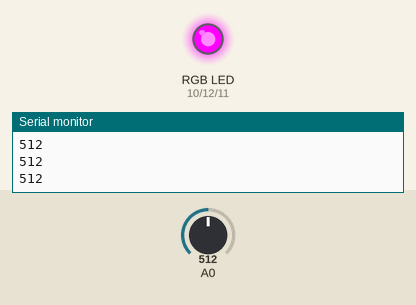
A sketch run on a simulated Arduino Uno, built with avr-gcc and run on an emulated ATmega328P. Shown: an RGB LED mixed from three pins (HIGH = lit), the last lines printed to the serial monitor. Inputs (shaded band) come from the test bench; at power-on: A0 = 512.

Above: at 1.2 s.
1.3 s: A0 set to 592
2.8 s: A0 set to 609
At 3.6 s:
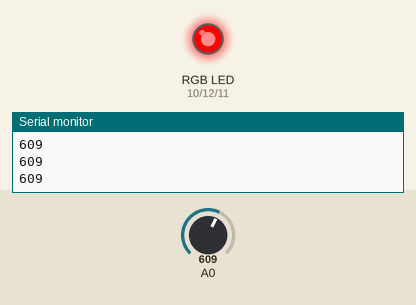
4.3 s: A0 set to 290
At 4.7 s:
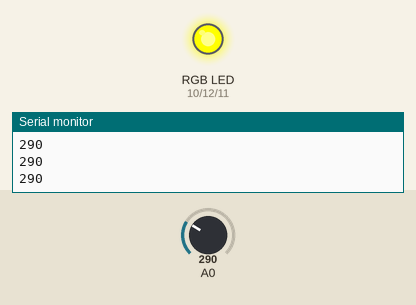
5.8 s: A0 set to 318
At 7.0 s:
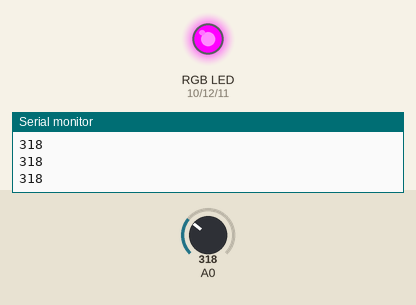
7.3 s: A0 set to 122
At 8.2 s:
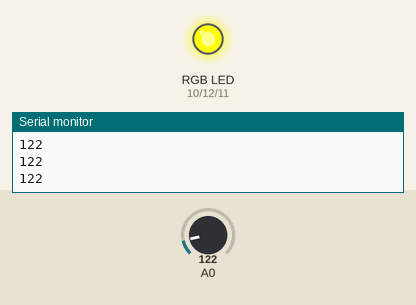
Timing chart, 0 to 9.8 s (numbered marks = the images above; inputs shaded):
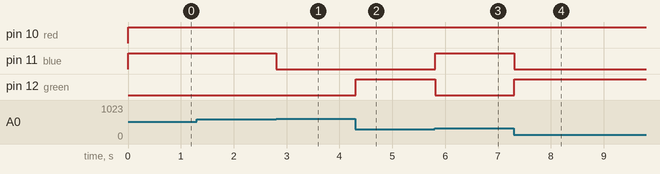

Measured:
- the behaviour switches between 599 and 600 on A0 (found by bisection; images 0 and 1)
- the behaviour switches between 299 and 300 on A0 (found by bisection; images 2 and 3)
- after the input at 2.8 s, pin 11 (blue): HIGH → LOW at once
- after the input at 4.3 s, pin 12 (green): LOW → HIGH at once
- after the input at 5.8 s, pin 11 (blue): LOW → HIGH at once; pin 12 (green): HIGH → LOW at once
- after the input at 7.3 s, pin 11 (blue): HIGH → LOW at once; pin 12 (green): LOW → HIGH at once

The sketch:

soil_moisture_sensor_with_rgb_LED_by_Arduino_uno_R3.ino
```cpp
// C++ code
//soil moisture sensor
int red=10;
int blue=11;
int green=12;
int moisture;

void setup()
 {
   Serial.begin(9600);
  pinMode(red,OUTPUT);
  pinMode(blue,OUTPUT);
  pinMode(green,OUTPUT);
}
void loop()
{
  moisture=analogRead(A0);
  Serial.println(moisture);
  if(moisture>=0&&moisture<300)
  {
    yellow();
  }
  else if(moisture>=300&&moisture<600)
  {
    purple();
  }
  else
  {
    redlight();
  }
}

void yellow()
{

    digitalWrite(red,HIGH);
    digitalWrite(green,HIGH);
    digitalWrite(blue,LOW);
  }

  void purple()
  {
    digitalWrite(red,HIGH);
    digitalWrite(blue,HIGH);
    digitalWrite(green,LOW);
  }
  void redlight()
  {
    digitalWrite(red,HIGH);
    digitalWrite(blue,LOW);
    digitalWrite(green,LOW);
  }
```
